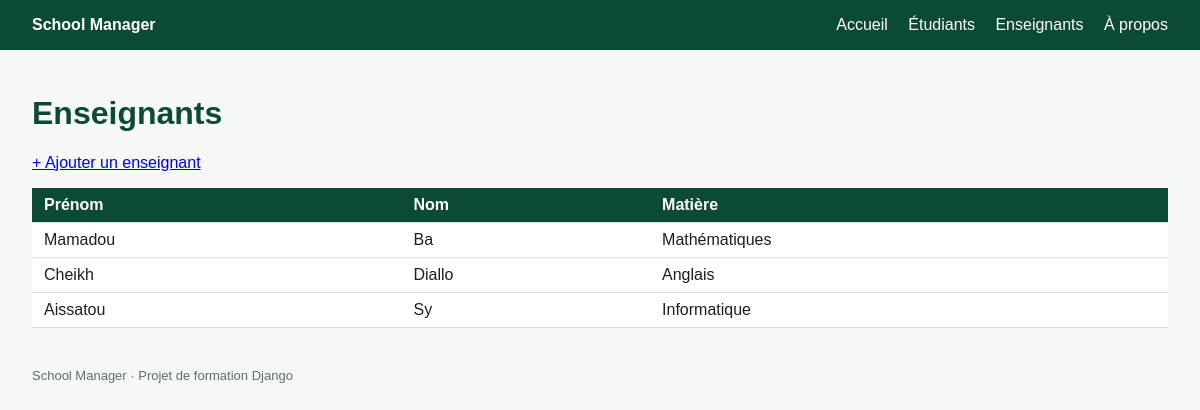
Screenshot of /teachers/ with the database file from the repository.
### teachers/models.py (models this page shows, shortened)
class Teacher(models.Model):
    first_name = models.CharField("prénom", max_length=100)
    last_name = models.CharField("nom", max_length=100)
    email = models.EmailField("email", unique=True)
    subject = models.CharField("matière", max_length=100)
    class Meta:
        ordering = ["last_name"]

### teachers/views.py (the view)
# urls.py: path("", views.teacher_list, name="list"),
def teacher_list(request):
    context = {"teachers": Teacher.objects.all()}
    return render(request, "teachers/teacher_list.html", context)

### teachers/templates/teachers/teacher_list.html (shortened to what this page needs)
{% extends "base.html" %}
{% block content %}
<h1>Enseignants</h1>
<p><a href="{% url 'teachers:create' %}">+ Ajouter un enseignant</a></p>
<table>
    <tr>
        <th>Prénom</th>
        <th>Nom</th>
        <th>Matière</th>
    </tr>
    {% for teacher in teachers %}
    <tr>
        <td>{{ teacher.first_name }}</td>
        <td>{{ teacher.last_name }}</td>
        <td>{{ teacher.subject }}</td>
    </tr>
    {% endfor %}
</table>
{% endblock %}

### students/static/students/style.css (style rules this page uses)
body { font-family: Arial, sans-serif; margin: 0; background: #f5f8f6; color: #1b1f1d; }
h1 { color: #0c4b33; }
table { border-collapse: collapse; width: 100%; background: white; }
th { background: #0c4b33; color: white; text-align: left; }
th, td { padding: 8px 12px; border-bottom: 1px solid #d7e3dc; }

### rows the page displays
Teacher: first_name "Mamadou", last_name "Ba", subject "Mathématiques"
Teacher: first_name "Cheikh", last_name "Diallo", subject "Anglais"
Teacher: first_name "Aissatou", last_name "Sy", subject "Informatique"
